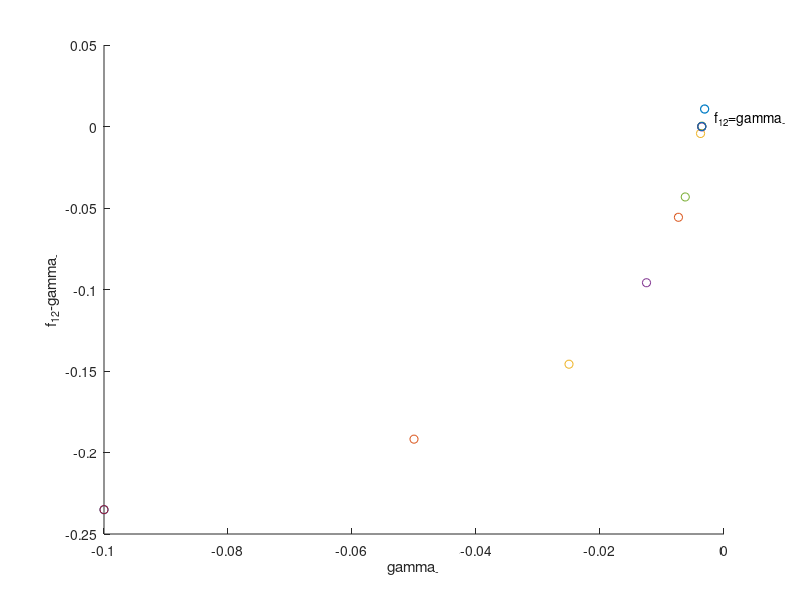

This figure's MATLAB source:
clear all;

A_2=[3/4, -1; 1, 3/4];
global  cut=1 e gamma_plus=-A_2(1, 1)/A_2(1, 2) e M=[1, 1; gamma_plus-0.1-i, gamma_plus-0.1+i];
#gamma_plus=-cut*A_2(1, 1)/A_2(1, 2)
J=[i, 0; 0, -i]
#A_1=(M*J)/M
A_1=[gamma_plus-0.1, -1; 1+(gamma_plus-0.1)^2, -gamma_plus+0.1]

#Se for no sentido horario, colocar t_space decrescente (<=0)
#Mudar o modulo do max t_space e o numero de intervalos se necessario 
#(este ultimo no caso de um sistema passar pelo corte multiplas vezes entre dois passos)
global matrices=cell(2, 4) e t_space=linspace(0, 12, 1200) e n_space=-t_space;

matrices{1, 1}=M;
matrices{1, 2}=J;
matrices{1, 4}=[0; 0];
matrices{1, 3}=A_1\matrices{1, 4};

[matrices{2, 1}, matrices{2, 2}]=eig(A_2);
matrices{2, 4}=[0; 0];
matrices{2, 3}=A_2\matrices{2, 4};

function aux=find_Y(i, Y, t_space)
    global cut e matrices;
    x=@(t) real(((matrices{i, 1}*expm(matrices{i, 2}*t)/matrices{i, 1})*([cut; Y]+matrices{i, 3})-matrices{i, 3})(1))-cut;
    xy=@(t) real((matrices{i, 1}*expm(matrices{i, 2}*t)/matrices{i, 1})*([cut; Y]+matrices{i, 3})-matrices{i, 3});
    t_inv=0;
    aux=0;
    if (i==1)
          for t=t_space
              if ((x(t)>0) && (t!=0))
                  t_inv=t;
                  break;
              end
          endfor
    else
          for t=t_space
              if (x(t)<0)
                  t_inv=t;
                  break;
              end
          endfor
    end
    if (t_inv)
        aux=fzero(x, [t_inv-t_space(2), t_inv]);
        Y=xy(aux)(2);
    endif
endfunction

function phi=calc_phi(tau, gamma)
      phi=1-exp(gamma*tau)*(cos(tau)-gamma*sin(tau));
endfunction

beta_minus=imag(J(1,1))
beta_plus=A_2(2,1)
gamma_minus=real(J(1,1))
#gamma_minus=real(J(1,1))/beta_minus
yc_minus=-A_1(1, 1)/A_1(1, 2)
#yc_minus=-cut*A_1(1, 1)/A_1(1, 2)
tau_plus=find_Y(2, yc_minus, t_space)
#tau_plus=find_Y(2, yc_minus, t_space)/beta_plus
phi_plus=calc_phi(tau_plus, gamma_plus)
#tau_minus=-find_Y(1, yc_minus, n_space)
#tau_minus=-find_Y(1, yc_minus, n_space)/beta_minus

function f12=calc_f12(g)
    global gamma_plus e matrices e n_space e t_space e M;
    J=[g+i, 0; 0, g-i];
    A_1=[g+gamma_plus-0.1, -1; 1+(gamma_plus-0.1)^2, g-gamma_plus+0.1];
    #matrices{1, 1}=M;
    matrices{1, 2}=J;
    yc_minus=A_1(1, 1);
    #yc_minus=-cut*A_1(1, 1)/A_1(1, 2);
    tau_plus=find_Y(2, yc_minus, t_space);
    #tau_minus=find_Y(2, yc_minus, t_space, 0)*beta_plus;
    tau_minus=-find_Y(1, yc_minus, n_space);
    #tau_minus=-find_Y(1, yc_minus, n_space)*beta_minus;
    phi_plus_pos=calc_phi(tau_plus, gamma_plus);
    phi_plus_neg=calc_phi(tau_plus, -gamma_plus);
    phi_minus=calc_phi(tau_minus, g);
    f12=log(sin(tau_minus)*A_1(1,2)*(exp(-gamma_plus*tau_plus)*phi_plus_pos+exp(gamma_plus*tau_plus)*phi_plus_neg)/(sin(tau_plus)*phi_minus))/tau_minus+g
    #f12=-log(sin(tau_minus)*A_1(1,2)*(exp(-gamma_plus*tau_plus)*phi_plus_pos+exp(gamma_plus*tau_plus)*phi_plus_neg)/(sin(tau_plus)*beta_minus*phi_minus))/tau_minus-gamma_minus
    scatter(g, f12);
    if (sign(f12)>=0)
        display("gamma_minus=<f12<0");
    endif
endfunction

hf=figure;
xlabel ("\gamma_-");
ylabel ("f_{12}-\gamma_-");
hold on;

h=-0.1;
if (sign(calc_f12(h))>0)
    finish=h;
    do
        h*=2;
        aux=calc_f12(h);
    until (sign(aux)<0)
    start=h;
else
    start=h;
    do
        h/=2;
        aux=calc_f12(h);
    until (sign(aux)>0)
    finish=h;
endif    
g=fzero(@(g) calc_f12(g), [start, finish]);
text(g+0.002, 0.005, "f_{12}=\gamma_-");
hold off;    
A_1=[g+gamma_plus-0.1, -1; 1+(gamma_plus-0.1)^2, g-gamma_plus+0.1]